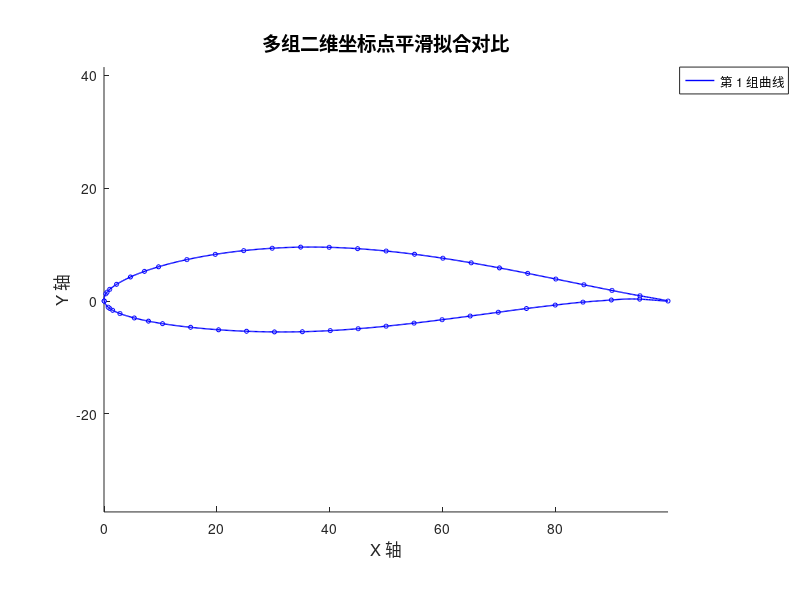

MATLAB code to generate this figure:
% 清理环境
clear; clc; close all;

% ==========================================
% 1. 在这里直接定义你所有的坐标点组 (可以无限增加)
% ==========================================
data1 = [0	0
0.3	1.287
0.525	1.585
0.991	2.074
2.198	2.964
4.66	4.264
7.147	5.261
9.647	6.077
14.669	7.348
19.705	8.279
24.75	8.941
29.8	9.362
34.852	9.559
39.905	9.527
44.955	9.289
50	8.871
55.039	8.298
60.07	7.595
65.093	6.78
70.106	5.877
75.109	4.907
80.102	3.9
85.085	2.885
90.059	1.884
95.028	0.931
100	0
94.972	0.333
89.941	0.184
84.915	-0.193
79.989	-0.716
74.891	-1.327
69.894	-1.989
64.907	-2.66
59.93	-3.311
54.961	-3.918
50	-4.459
45.045	-4.909
40.095	-5.243
35.148	-5.439
30.2	-5.474
25.25	-5.361
20.295	-5.095
15.331	-4.656
10.353	-4.009
7.853	-3.565
5.34	-3
2.802	-2.22
1.509	-1.646
0.975	-1.305
0.7	-1.087
0	0];      % 第一组点

% 将所有数据组放入一个元胞数组 (Cell Array) 中统一管理
allData = {data1}; 

% ==========================================
% 2. 初始化图形窗口 (都在这同一个图上绘制)
% ==========================================
figure('Name', '多组曲线对比', 'Position', [100, 100, 800, 600]);
hold on; % 关键命令：保持当前图像，允许叠加绘制
grid off;
axis equal;
title('多组二维坐标点平滑拟合对比', 'FontSize', 14);
xlabel('X 轴', 'FontSize', 12); 
ylabel('Y 轴', 'FontSize', 12);

colorOrder = lines(length(allData)); % 根据数据组数获取对应的颜色

% ==========================================
% 3. 循环遍历所有数据并绘制在同一个图上
% ==========================================
for i = 1:length(allData)
    pts = allData{i};
    x = pts(:, 1);
    y = pts(:, 2);
    currentColor = colorOrder(i, :);
    
    % 绘制原始输入点 (圆圈)
    plot(x, y, 'o', 'MarkerEdgeColor', currentColor, 'MarkerFaceColor', 'w', ...
        'MarkerSize', 3, 'HandleVisibility', 'off');

    % 参数化样条插值进行平滑拟合
    if length(x) == 2
        plot(x, y, '-', 'Color', currentColor, 'LineWidth', 2, ...
            'DisplayName', sprintf('第 %d 组曲线', i));
    else
        d = sqrt(diff(x).^2 + diff(y).^2);
        t = [0; cumsum(d)]; 
        tt = linspace(0, t(end), 1000);
        xx = spline(t, x, tt);
        yy = spline(t, y, tt);
        
        plot(xx, yy, '-', 'Color', currentColor, 'LineWidth', 1, ...
            'DisplayName', sprintf('第 %d 组曲线', i));
    end
end

% 添加图例并取消图像保持
legend('Location', 'bestoutside');
hold off;
